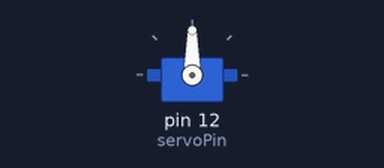
The sketch below on a simulated Arduino Uno, built with avr-gcc and run on an emulated ATmega328P. Parts: servo.

Above: at 0.05 s.
At 2.5 s:
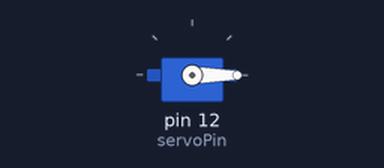
At 5.0 s:
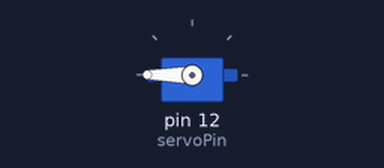
Timing chart, 0 to 6.5 s (numbered marks = the images above):
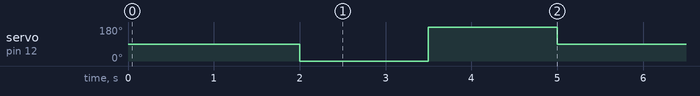

The sketch:

Tool_test.ino
```cpp
#include <Servo.h>
int servoPin = 12;
Servo Servo1;

void setup() {
  Servo1.attach(servoPin);

}

void loop() {
  // put your main code here, to run repeatedly:
// Make servo go to 0 degrees
   Servo1.write(90);
   delay(2000);
   // Make servo go to 90 degrees
   Servo1.write(0);
   delay(1500);
   // Make servo go to 180 degrees
    Servo1.write(180);
   delay(1500);
}
```

Measured:
- by itself, servo on pin 12 (servoPin): repeats every 5.0 s: 180° 1.5 s, 90° 2.0 s, 0° 1.5 s
